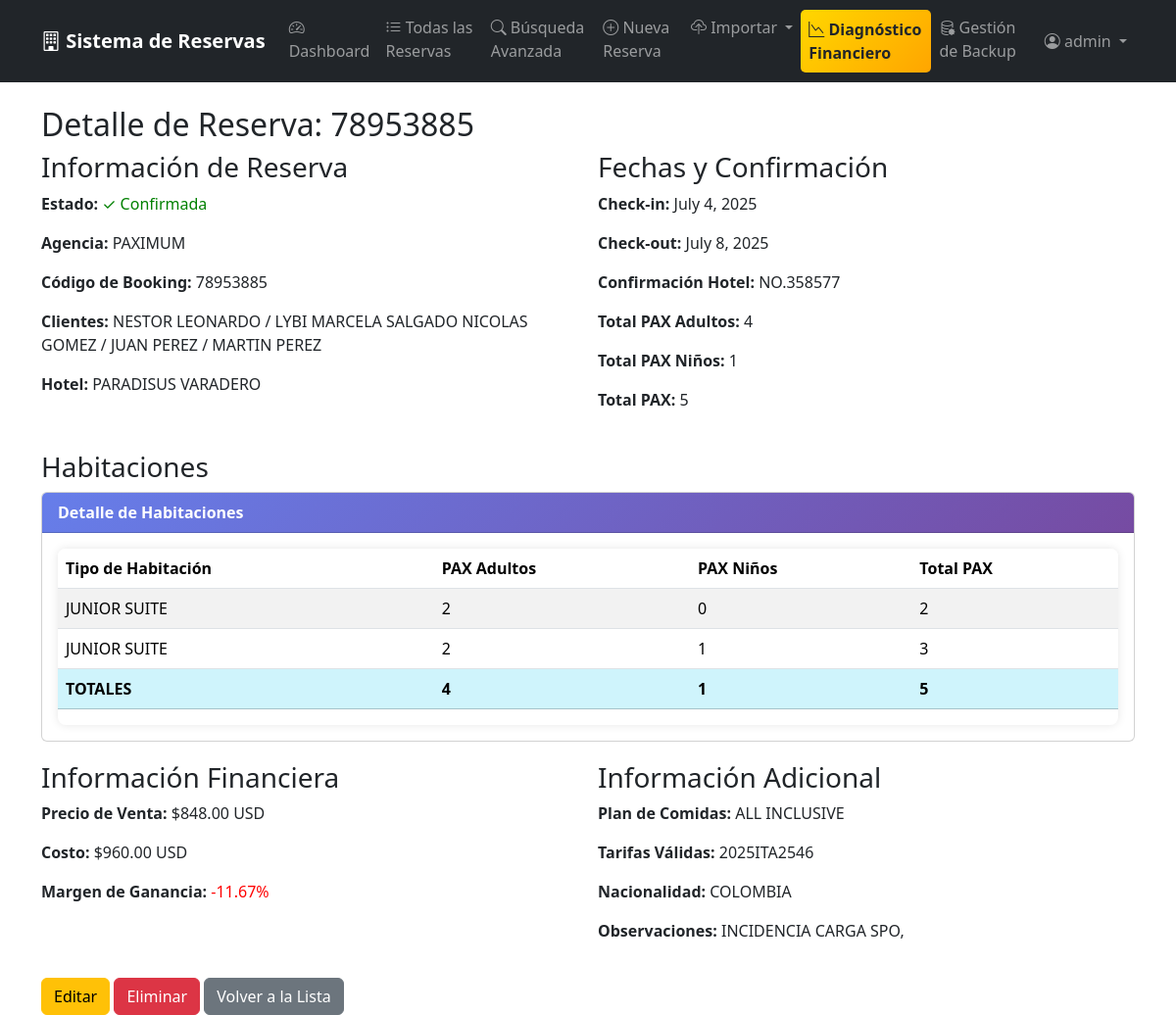
The page /118/ (signed in) on the database its author committed.
### reservations/models.py (models this page shows, shortened)
class Reservation(models.Model):
    STATUS_CHOICES = [
        ('OK', 'Confirmada'),
        ('CXX', 'Cancelada'),
        ('PENDING', 'Pendiente'),
    ]
    status = models.CharField(
        max_length=20,
        choices=STATUS_CHOICES,
        default='OK'
    )
    agency = models.CharField(max_length=100)
    booking_code = models.CharField(max_length=50, unique=True)
    clients_names = models.TextField()
    hotel = models.CharField(max_length=200)
    date_from = models.DateField()
    date_to = models.DateField()
    hotel_confirmation = models.CharField(max_length=100, blank=True)
    meal_plan = models.TextField(blank=True, verbose_name='Plan de Comidas')
    sale_price = models.DecimalField(max_digits=10, decimal_places=2)
    touch_cost = models.DecimalField(max_digits=10, decimal_places=2)
    profit_percentage = models.DecimalField(
        max_digits=8,
        decimal_places=2,
        blank=True,
        null=True
    )
    valid_rates = models.TextField(blank=True)
    nationality = models.CharField(max_length=50)
    remarks = models.TextField(blank=True)
    created_by = models.ForeignKey(
        User,
        on_delete=models.CASCADE
    )
    created_at = models.DateTimeField(auto_now_add=True)
    updated_at = models.DateTimeField(auto_now=True)
    def total_pax_ad(self):
        return sum(room.pax_ad for room in self.rooms.all())
    def total_pax_chd(self):
        return sum(room.pax_chd for room in self.rooms.all())
    def total_pax(self):
        return self.total_pax_ad() + self.total_pax_chd()
    class Meta:
        ordering = ['created_at']

class Room(models.Model):
    reservation = models.ForeignKey(
        Reservation,
        on_delete=models.CASCADE,
        related_name='rooms'
    )
    room_type = models.CharField(max_length=100, verbose_name='Tipo de Habitación')
    pax_ad = models.IntegerField(
        verbose_name='PAX Adultos',
        default=1,
        help_text='Número de adultos en esta habitación'
    )
    pax_chd = models.IntegerField(
        verbose_name='PAX Niños',
        default=0,
        help_text='Número de niños en esta habitación'
    )
    class Meta:
        ordering = ['id']

### reservations/views.py (the view)
# urls.py: path('<int:pk>/', views.reservation_detail, name='detail'),
@login_required
def reservation_detail(request, pk):
    reservation = get_object_or_404(Reservation, pk=pk)
    return render(request, 'reservations/detail.html', {'reservation': reservation})

### reservations/templates/reservations/detail.html
{% extends 'reservations/base.html' %}
{% block content %}
<h2>Detalle de Reserva: {{ reservation.booking_code }}</h2>
<div style="display: grid; grid-template-columns: 1fr 1fr; gap: 20px;">
    <div>
        <h3>Información de Reserva</h3>
        <p><strong>Estado:</strong>
            {% if reservation.status == 'OK' %}
                <span style="color: green;">✓ Confirmada</span>
            {% elif reservation.status == 'CXX' %}
                <span style="color: red;">✗ Cancelada</span>
            {% else %}
                <span style="color: orange;">⏳ Pendiente</span>
            {% endif %}
        </p>
        <p><strong>Agencia:</strong> {{ reservation.agency }}</p>
        <p><strong>Código de Booking:</strong> {{ reservation.booking_code }}</p>
        <p><strong>Clientes:</strong> {{ reservation.clients_names }}</p>
        <p><strong>Hotel:</strong> {{ reservation.hotel }}</p>
    </div>
    <div>
        <h3>Fechas y Confirmación</h3>
        <p><strong>Check-in:</strong> {{ reservation.date_from }}</p>
        <p><strong>Check-out:</strong> {{ reservation.date_to }}</p>
        <p><strong>Confirmación Hotel:</strong> {{ reservation.hotel_confirmation|default:"Pendiente" }}</p>
        <p><strong>Total PAX Adultos:</strong> {{ reservation.total_pax_ad }}</p>
        <p><strong>Total PAX Niños:</strong> {{ reservation.total_pax_chd }}</p>
        <p><strong>Total PAX:</strong> {{ reservation.total_pax }}</p>
    </div>
</div>
<div class="mt-4">
    <h3>Habitaciones</h3>
    <div class="card">
        <div class="card-header">
            <strong>Detalle de Habitaciones</strong>
        </div>
        <div class="card-body">
            <div class="table-responsive">
                <table class="table table-striped">
                    <thead>
                        <tr>
                            <th>Tipo de Habitación</th>
                            <th>PAX Adultos</th>
                            <th>PAX Niños</th>
                            <th>Total PAX</th>
                        </tr>
                    </thead>
                    <tbody>
                        {% for room in reservation.rooms.all %}
                        <tr>
                            <td>{{ room.room_type }}</td>
                            <td>{{ room.pax_ad }}</td>
                            <td>{{ room.pax_chd }}</td>
                            <td>{{ room.pax_ad|add:room.pax_chd }}</td>
                        </tr>
                        {% endfor %}
                    </tbody>
                    <tfoot>
                        <tr class="table-info">
                            <td><strong>TOTALES</strong></td>
                            <td><strong>{{ reservation.total_pax_ad }}</strong></td>
                            <td><strong>{{ reservation.total_pax_chd }}</strong></td>
                            <td><strong>{{ reservation.total_pax }}</strong></td>
                        </tr>
                    </tfoot>
                </table>
            </div>
        </div>
    </div>
</div>
<div style="display: grid; grid-template-columns: 1fr 1fr; gap: 20px; margin-top: 20px;">
    <div>
        <h3>Información Financiera</h3>
        <p><strong>Precio de Venta:</strong> ${{ reservation.sale_price }} USD</p>
        <p><strong>Costo:</strong> ${{ reservation.touch_cost }} USD</p>
        <p><strong>Margen de Ganancia:</strong>
            <span style="color: {% if reservation.profit_percentage > 0 %}green{% else %}red{% endif %};">
                {{ reservation.profit_percentage|floatformat:2 }}%
            </span>
        </p>
    </div>
    <div>
        <h3>Información Adicional</h3>
        <p><strong>Plan de Comidas:</strong> {{ reservation.meal_plan|default:"No especificado" }}</p>
        <p><strong>Tarifas Válidas:</strong> {{ reservation.valid_rates|default:"N/A" }}</p>
        <p><strong>Nacionalidad:</strong> {{ reservation.nationality }}</p>
        <p><strong>Observaciones:</strong> {{ reservation.remarks|default:"Ninguna" }}</p>
    </div>
</div>
<div style="margin-top: 20px;">
    <a href="{% url 'reservations:update' reservation.pk %}" class="btn btn-warning">Editar</a>
    <a href="{% url 'reservations:delete' reservation.pk %}" class="btn btn-danger">Eliminar</a>
    <a href="{% url 'reservations:list' %}" class="btn btn-secondary">Volver a la Lista</a>
</div>
{% endblock %}

### reservations/templates/reservations/base.html (shortened to what this page needs)
<!DOCTYPE html>
<html lang="es" data-bs-theme="light">
<head>
    <link href="https://cdn.jsdelivr.net/npm/bootstrap@5.3.2/dist/css/bootstrap.min.css" rel="stylesheet">
    <link rel="stylesheet" href="https://cdn.jsdelivr.net/npm/bootstrap-icons@1.11.1/font/bootstrap-icons.css">
</head>
<body>
    <nav class="navbar navbar-expand-lg navbar-dark bg-dark">
        <div class="container">
            <a class="navbar-brand" href="{% url 'reservations:list' %}">
                <i class="bi bi-building"></i> Sistema de Reservas
            </a>
            <div class="collapse navbar-collapse" id="navbarNav">
                <ul class="navbar-nav me-auto">
                    <li class="nav-item">
                        <a class="nav-link" href="{% url 'reservations:dashboard' %}">
                            <i class="bi bi-speedometer2"></i> Dashboard
                        </a>
                    </li>
                    <li class="nav-item">
                        <a class="nav-link" href="{% url 'reservations:list' %}">
                            <i class="bi bi-list-ul"></i> Todas las Reservas
                        </a>
                    </li>
                    <li class="nav-item">
                        <a class="nav-link" href="{% url 'reservations:search' %}">
                            <i class="bi bi-search"></i> Búsqueda Avanzada
                        </a>
                    </li>
                    <li class="nav-item">
                        <a class="nav-link" href="{% url 'reservations:create' %}">
                            <i class="bi bi-plus-circle"></i> Nueva Reserva
                        </a>
                    </li>
                    <li class="nav-item dropdown">
                         <a class="nav-link dropdown-toggle" href="#" role="button" data-bs-toggle="dropdown">
                             <i class="bi bi-cloud-upload"></i> Importar
                         </a>
</li>
                    <li class="nav-item">
                        <a class="nav-link diagnostic-link text-dark fw-bold" href="{% url 'reservations:financial_debug' %}">
                            <i class="bi bi-graph-down"></i> Diagnóstico Financiero
                        </a>
                    </li>
                    <li class="nav-item">
                        <a class="nav-link" href="{% url 'reservations:backup_management' %}">
                             <i class="bi bi-database-gear"></i> Gestión de Backup
                        </a>
                    </li>
                </ul>
                <ul class="navbar-nav">
                    {% if user.is_authenticated %}
                    <li class="nav-item dropdown">
                        <a class="nav-link dropdown-toggle" href="#" role="button" data-bs-toggle="dropdown">
                            <i class="bi bi-person-circle"></i> {{ user.username }}
                        </a>
                    </li>
                    {% else %}
                    <li class="nav-item">
                        <a class="nav-link" href="{% url 'login' %}">
                            <i class="bi bi-box-arrow-in-right"></i> Iniciar Sesión
                        </a>
                    </li>
                    {% endif %}
                </ul>
            </div>
        </div>
    </nav>
    <div class="container mt-4">
        {% block content %}
        {% endblock %}
    </div>
</body>
</html>

### reservations/templates/reservations/base.html (style rules this page uses)
.navbar-brand { font-weight: 600; }
.table-responsive { box-shadow: 0 0 10px rgba(0,0,0,0.1); border-radius: 8px; }
.card-header { background: linear-gradient(135deg, #667eea 0%, #764ba2 100%); color: white; }
.diagnostic-link { background: linear-gradient(135deg, #ffd700 0%, #ffa500 100%); border-radius: 5px; margin: 2px 0; }

### rows shown on the page
Reservation: booking_code "78953885", agency "PAXIMUM", clients_names "NESTOR LEONARDO / LYBI MARCELA SALGADO NICOLAS GOMEZ / JUAN PEREZ / MARTIN PEREZ", hotel "PARADISUS VARADERO", date_from "July 4, 2025", date_to "July 8, 2025", hotel_confirmation "NO.358577", total_pax_ad "4", total_pax_chd "1", total_pax "5", sale_price "848.00", touch_cost "960.00", profit_percentage "-11.67", meal_plan "ALL INCLUSIVE", valid_rates "2025ITA2546", nationality "COLOMBIA", remarks "INCIDENCIA CARGA SPO,"
Room: room_type "JUNIOR SUITE", pax_ad "2", pax_chd "0", pax_ad|add "2"
Room: room_type "JUNIOR SUITE", pax_ad "2", pax_chd "1", pax_ad|add "3"

### other values the page prints
{{ user.username }} "admin"
